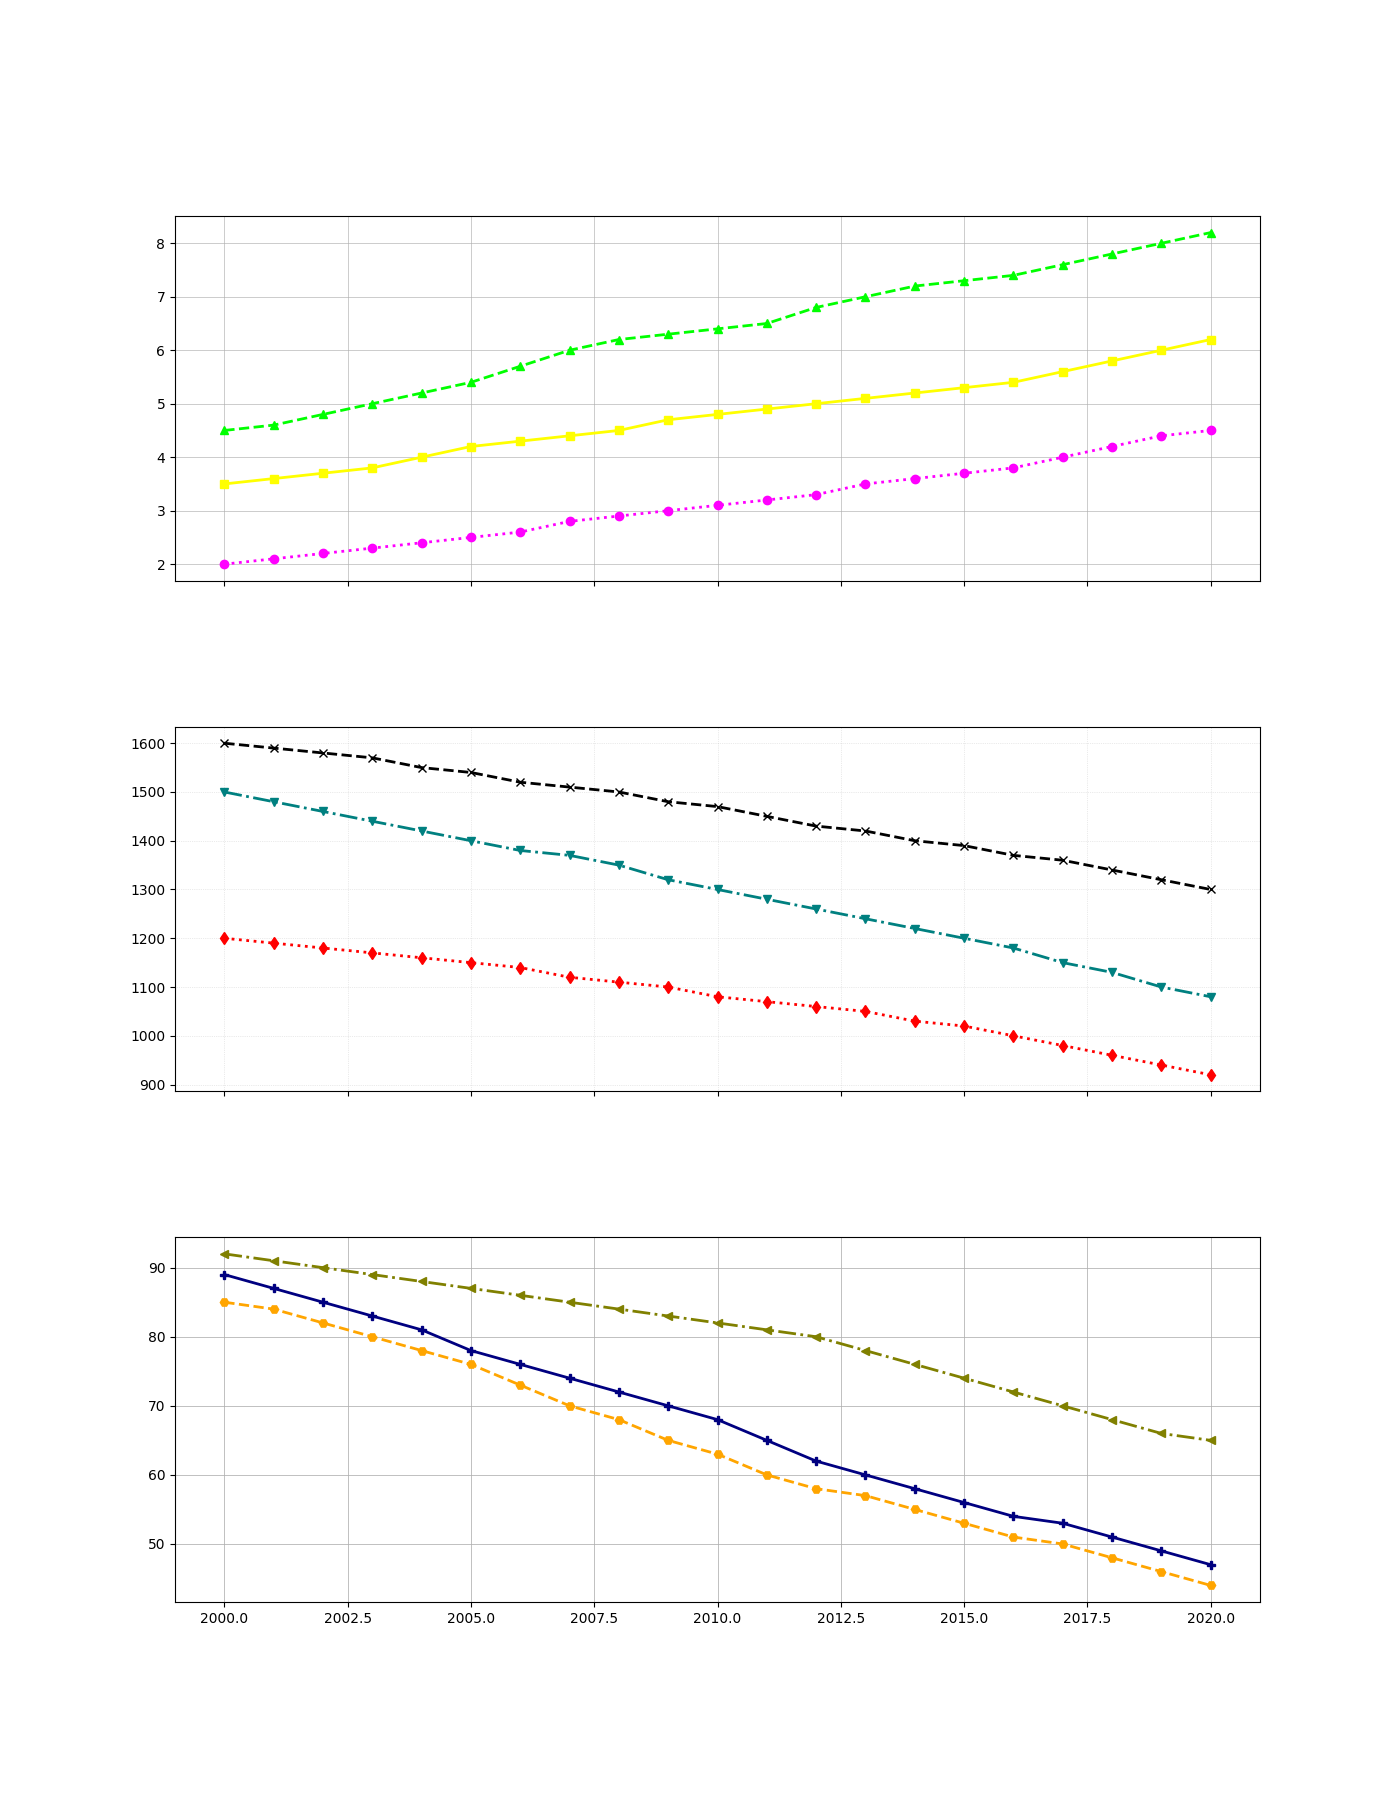

The Python source for this figure:
import matplotlib.pyplot as plt
import numpy as np

years = np.arange(2000, 2021)

delta_a_pollution = [4.5, 4.6, 4.8, 5.0, 5.2, 5.4, 5.7, 6.0, 6.2, 6.3, 6.4, 6.5, 6.8, 7.0, 7.2, 7.3, 7.4, 7.6, 7.8, 8.0, 8.2]
delta_a_fish_population = [1500, 1480, 1460, 1440, 1420, 1400, 1380, 1370, 1350, 1320, 1300, 1280, 1260, 1240, 1220, 1200, 1180, 1150, 1130, 1100, 1080]
delta_a_water_clarity = [89, 87, 85, 83, 81, 78, 76, 74, 72, 70, 68, 65, 62, 60, 58, 56, 54, 53, 51, 49, 47]

delta_b_pollution = [3.5, 3.6, 3.7, 3.8, 4.0, 4.2, 4.3, 4.4, 4.5, 4.7, 4.8, 4.9, 5.0, 5.1, 5.2, 5.3, 5.4, 5.6, 5.8, 6.0, 6.2]
delta_b_fish_population = [1600, 1590, 1580, 1570, 1550, 1540, 1520, 1510, 1500, 1480, 1470, 1450, 1430, 1420, 1400, 1390, 1370, 1360, 1340, 1320, 1300]
delta_b_water_clarity = [85, 84, 82, 80, 78, 76, 73, 70, 68, 65, 63, 60, 58, 57, 55, 53, 51, 50, 48, 46, 44]

delta_c_pollution = [2.0, 2.1, 2.2, 2.3, 2.4, 2.5, 2.6, 2.8, 2.9, 3.0, 3.1, 3.2, 3.3, 3.5, 3.6, 3.7, 3.8, 4.0, 4.2, 4.4, 4.5]
delta_c_fish_population = [1200, 1190, 1180, 1170, 1160, 1150, 1140, 1120, 1110, 1100, 1080, 1070, 1060, 1050, 1030, 1020, 1000, 980, 960, 940, 920]
delta_c_water_clarity = [92, 91, 90, 89, 88, 87, 86, 85, 84, 83, 82, 81, 80, 78, 76, 74, 72, 70, 68, 66, 65]

fig, axs = plt.subplots(3, 1, figsize=(14, 18), sharex=True)

# Subplot 1: Pollution Levels
axs[0].plot(years, delta_c_pollution, color='magenta', linestyle=':', marker='o', linewidth=2)
axs[0].plot(years, delta_a_pollution, color='lime', linestyle='--', marker='^', linewidth=2)
axs[0].plot(years, delta_b_pollution, color='yellow', linestyle='-', marker='s', linewidth=2)
axs[0].grid(True, linestyle='-', linewidth=0.5, alpha=0.9)

# Subplot 2: Fish Population
axs[1].plot(years, delta_b_fish_population, color='black', linestyle='--', marker='x', linewidth=2)
axs[1].plot(years, delta_c_fish_population, color='red', linestyle=':', marker='d', linewidth=2)
axs[1].plot(years, delta_a_fish_population, color='teal', linestyle='-.', marker='v', linewidth=2)
axs[1].grid(True, linestyle=':', linewidth=0.5, alpha=0.5)

# Subplot 3: Water Clarity
axs[2].plot(years, delta_a_water_clarity, color='navy', linestyle='-', marker='P', linewidth=2)
axs[2].plot(years, delta_b_water_clarity, color='orange', linestyle='--', marker='H', linewidth=2)
axs[2].plot(years, delta_c_water_clarity, color='olive', linestyle='-.', marker='<', linewidth=2)
axs[2].grid(True, linestyle='-', linewidth=0.7, alpha=0.8)

plt.subplots_adjust(hspace=0.4)
plt.show()
